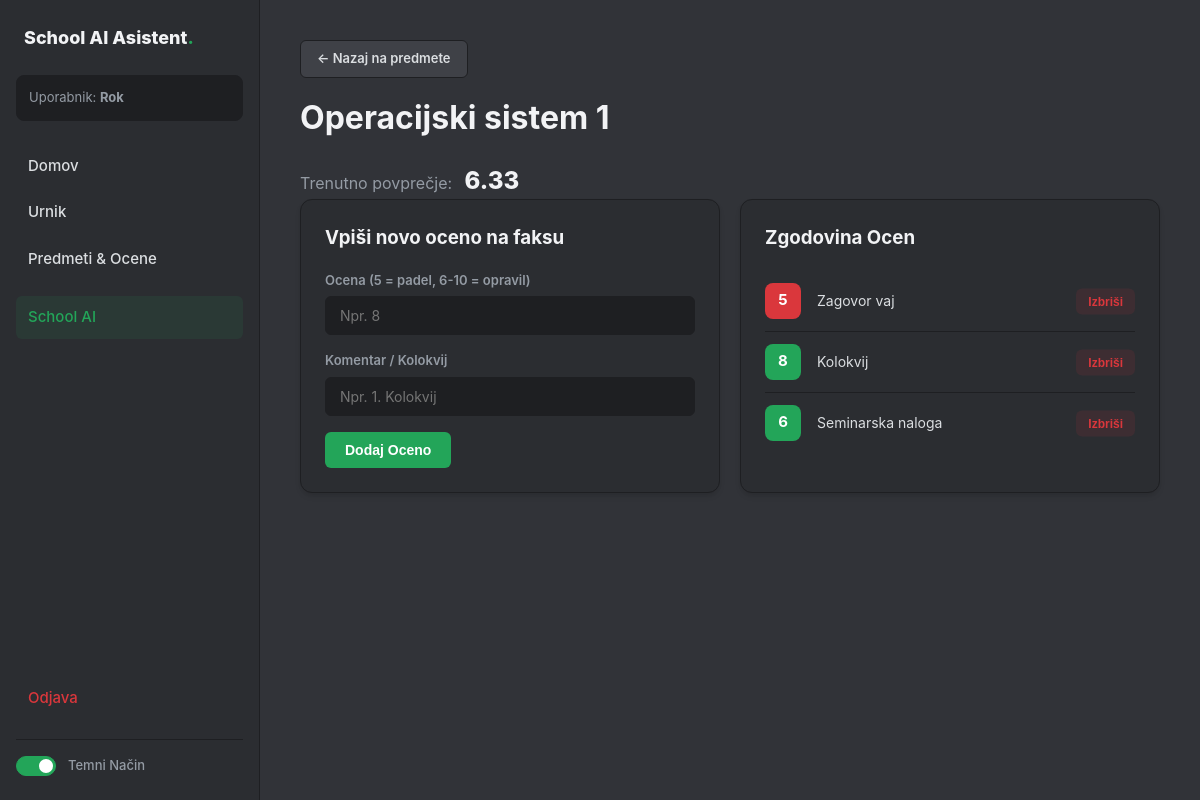
Page /predmet/10 (signed in) on the committed database.
### tables this page shows
CREATE TABLE predmeti (
            id INTEGER PRIMARY KEY AUTOINCREMENT,
            user_id INTEGER NOT NULL,
            ime TEXT NOT NULL,
            FOREIGN KEY (user_id) REFERENCES uporabniki (id)
        );

CREATE TABLE ocene (
            id INTEGER PRIMARY KEY AUTOINCREMENT,
            predmet_id INTEGER NOT NULL,
            vrednost INTEGER NOT NULL,
            komentar TEXT,
            FOREIGN KEY (predmet_id) REFERENCES predmeti (id) ON DELETE CASCADE
        );

### app.py (the view)
@app.route('/predmet/<int:predmet_id>', methods=['GET', 'POST'])
def predmet_detail(predmet_id):
    if 'user_id' not in session: return redirect(url_for('prijava'))
    conn = get_db_connection()
    predmet = conn.execute('SELECT * FROM predmeti WHERE id = ? AND user_id = ?', (predmet_id, session['user_id'])).fetchone()
    if not predmet: return redirect(url_for('predmeti'))
    if request.method == 'POST':
        conn.execute('INSERT INTO ocene (predmet_id, vrednost, komentar) VALUES (?, ?, ?)', (predmet_id, int(request.form['vrednost']), request.form.get('komentar', '')))
        conn.commit()
        return redirect(url_for('predmet_detail', predmet_id=predmet_id))
    ocene = conn.execute('SELECT * FROM ocene WHERE predmet_id = ?', (predmet_id,)).fetchall()
    povprecje = conn.execute('SELECT AVG(vrednost) as avg FROM ocene WHERE predmet_id = ?', (predmet_id,)).fetchone()['avg']
    conn.close()
    return render_template('predmet_detail.html', predmet=predmet, ocene=ocene, povprecje=povprecje)

### app.py (called while the page is built)
def get_db_connection():
    conn = sqlite3.connect('database.db')
    conn.row_factory = sqlite3.Row
    return conn

### templates/predmet_detail.html
{% extends 'base.html' %}
{% block content %}
<div class="detail-header">
    <a href="/predmeti" class="btn-secondary" style="margin-bottom: 16px;">← Nazaj na predmete</a>
    <h1>{{ predmet.ime }}</h1>
    <div class="big-average">
        Trenutno povprečje: <strong>{{ "%.2f"|format(povprecje) if povprecje else 'Brez ocen' }}</strong>
    </div>
</div>
<div class="dashboard-grid">
    <div class="card">
        <h3>Vpiši novo oceno na faksu</h3>
        <form method="POST" class="grade-form">
            <div class="form-group">
                <label>Ocena (5 = padel, 6-10 = opravil)</label>
                <input type="number" name="vrednost" min="5" max="10" required placeholder="Npr. 8">
            </div>
            <div class="form-group">
                <label>Komentar / Kolokvij</label>
                <input type="text" name="komentar" placeholder="Npr. 1. Kolokvij">
            </div>
            <button type="submit" class="btn-primary">Dodaj Oceno</button>
        </form>
    </div>
    <div class="card">
        <h3>Zgodovina Ocen</h3>
        <ul class="grades-list">
            {% for ocena in ocene %}
            <li class="grade-item" style="position: relative;">
                <span class="grade-val val-{{ ocena.vrednost }}">{{ ocena.vrednost }}</span>
                <span class="grade-desc">{{ ocena.komentar if ocena.komentar else 'Brez opisa' }}</span>
                <form method="POST" action="/izbrisi-oceno/{{ ocena.id }}/{{ predmet.id }}" style="position: absolute; right: 0; top: 50%; transform: translateY(-50%);">
                    <button type="submit" class="btn-danger" style="padding: 6px 12px; font-size: 12px;">Izbriši</button>
                </form>
            </li>
            {% else %}
            <li class="grade-item">
                <span class="grade-desc">Za ta predmet še ni vpisane nobene ocene.</span>
            </li>
            {% endfor %}
        </ul>
    </div>
</div>
{% endblock %}

### static/style.css (style rules this page uses)
.dark-theme { --bg-base: #1e1f22; --bg-sidebar: #2b2d31; --bg-main: #313338; --bg-card: #2b2d31; --bg-hover: #3f4147; --text-heading: #f2f3f5; --text-normal: #dbdee1; --text-muted: #949ba4; --accent: #23a559; --accent-hover: #1da251; --border: #1e1f22; --danger: #da373c; --danger-bg: rgba(218, 55, 60, 0.1); --shadow-subtle: 0 4px 6px -1px rgba(0, 0, 0, 0.1), 0 2px 4px -1px rgba(0, 0, 0, 0.06); }
body { font-family: 'Inter', system-ui, -apple-system, sans-serif; background-color: var(--bg-base); color: var(--text-normal); margin: 0; padding: 0; line-height: 1.5; height: 100vh; overflow: hidden; transition: background-color 0.3s ease, color 0.3s ease; }
h1, h2, h3, h4 { color: var(--text-heading); margin-top: 0; font-weight: 700; }
.dashboard-grid { display: grid; grid-template-columns: repeat(auto-fill, minmax(350px, 1fr)); gap: 20px; }
.card { background-color: var(--bg-card); border: 1px solid var(--border); border-radius: 12px; padding: 24px; box-shadow: var(--shadow-subtle); transition: box-shadow 0.2s, border-color 0.2s; }
input, select, textarea { background-color: var(--bg-base); color: var(--text-normal); border: 1px solid var(--border); padding: 10px 14px; border-radius: 6px; font-size: 14px; outline: none; box-sizing: border-box; transition: border-color 0.2s; font-family: inherit; }
.form-group { margin-bottom: 16px; display: flex; flex-direction: column; gap: 6px; }
.form-group label { font-size: 13px; font-weight: 600; color: var(--text-muted); }
.btn-primary { background-color: var(--accent); color: white; border: none; padding: 10px 20px; border-radius: 6px; cursor: pointer; font-weight: 600; font-size: 14px; transition: background-color 0.2s; }
.btn-danger { background-color: var(--danger-bg); color: var(--danger); border: none; padding: 8px 16px; border-radius: 6px; font-weight: 600; font-size: 13px; cursor: pointer; }
.big-average { font-size: 16px; color: var(--text-muted); }
.big-average strong { color: var(--text-heading); font-size: 24px; font-weight: 800; margin-left: 8px; }
.grades-list { list-style: none; padding: 0; margin: 0; }
.grade-item { display: flex; align-items: center; gap: 16px; padding: 12px 0; border-bottom: 1px solid var(--border); }
.grade-item:last-child { border-bottom: none; }
.grade-val { width: 36px; height: 36px; border-radius: 8px; display: flex; align-items: center; justify-content: center; font-weight: 700; font-size: 15px; }
.val-10, .val-9, .val-8, .val-7, .val-6 { background-color: var(--accent); color: white; }
.val-5 { background-color: var(--danger); color: white; }
.grade-desc { flex: 1; font-size: 14px; color: var(--text-normal); }
.btn-secondary { background-color: var(--bg-hover); color: var(--text-normal); border: 1px solid var(--border); padding: 8px 16px; border-radius: 6px; cursor: pointer; font-weight: 600; font-size: 13px; transition: all 0.2s; text-decoration: none; display: inline-flex; align-items: center; justify-content: center; }

### rows in the picture
predmeti: ime "Operacijski sistem 1"
ocene: vrednost "5", komentar "Zagovor vaj"
ocene: vrednost "8", komentar "Kolokvij"
ocene: vrednost "6", komentar "Seminarska naloga"

### other values in the picture
{{ session.get('username') }} "Rok"
{{ "%.2f"|format(povprecje) if povprecje else 'Brez ocen' }} "6.33"
